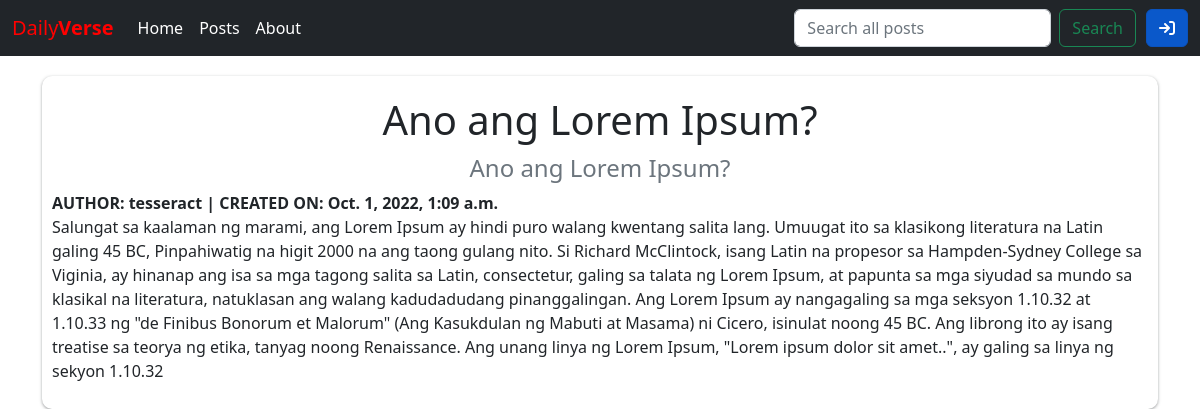
The app's page /posts/12 with its own data.
### posts/models.py (models this page shows, shortened)
class Post(models.Model):
    title = models.CharField(max_length=256)
    subtitle = models.CharField(max_length=256)
    author = models.ForeignKey(
        get_user_model(),
        on_delete=models.CASCADE # When deleting, everything related to it gets deleted
    )
    body = models.TextField()
    created_on = models.DateTimeField(auto_now_add=True)
    status = models.ForeignKey(
        Status,
        on_delete=models.CASCADE,
        blank=True, # This allows the status field be null for existing records.
        null=True   # This allows the status field be null for existing records.
    )
    archived = models.ForeignKey(
        Archived,
        on_delete=models.CASCADE,
        blank=True, # This allows the status field be null for existing records.
        null=True   # This allows the status field be null for existing records.
    )
    published = models.ForeignKey(
        Published,
        on_delete=models.CASCADE,
        blank=True, # This allows the status field be null for existing records.
        null=True   # This allows the status field be null for existing records.
    )

### posts/views.py (the view)
# urls.py: path('<int:pk>', PostDetailView.as_view(), name='detail'),
class PostDetailView(DetailView):
    template_name = "posts/detail.html"
    model = Post

### templates/posts/detail.html (shortened to what this page needs)
{% extends 'base.html' %}
{% block content %}
    <div class="post-detail">
        <h1 id="title">{{ post.title }}</h1>
        <h4 id="subtitle" class="card-subtitle mb-2 text-muted">{{ post.subtitle }}</h4>
        <strong id="author">AUTHOR: {{ post.author }} | CREATED ON: {{ post.created_on }}</strong>
        <p id="body">{{ post.body }}</p>
    </div>
{% endblock content %}

### static/css/base.css (style rules this page uses)
h1, h2, h3, h4, h5, h6 { text-align: center; margin-top:10px; margin-bottom:10px; color: #212529; }
.post-detail { box-shadow: rgba(60, 64, 67, 0.3) 0px 1px 2px 0px, rgba(60, 64, 67, 0.15) 0px 1px 3px 1px; border-radius: 10px; padding: 10px; margin-top: 20px; }

### records on screen
Post: title "Ano ang Lorem Ipsum?", subtitle "Ano ang Lorem Ipsum?", author "tesseract", created_on "Oct. 1, 2022, 1:09 a.m.", body "Salungat sa kaalaman ng marami, ang Lorem Ipsum ay hindi puro walang kwentang salita lang. Umuugat ito sa klasikong literatura na Latin galing 45 BC, Pinpahiwatig na higit 2000 na ang taong gulang nito. Si Richard McClintock, isang Latin na propesor sa Hampden-Sydney College sa Viginia, ay hinanap ang isa sa mga tagong salita sa Latin, consectetur, galing sa talata ng Lorem Ipsum, at papunta sa mga siyudad sa mundo sa klasikal na literatura, natuklasan ang walang kadudadudang pinanggalingan. Ang Lorem Ipsum ay nangagaling sa mga seksyon 1.10.32 at 1.10.33 ng \"de Finibus Bonorum et Malorum\" (Ang Kasukdulan ng Mabuti at Masama) ni Cicero, isinulat noong 45 BC. Ang librong ito ay isang…"
